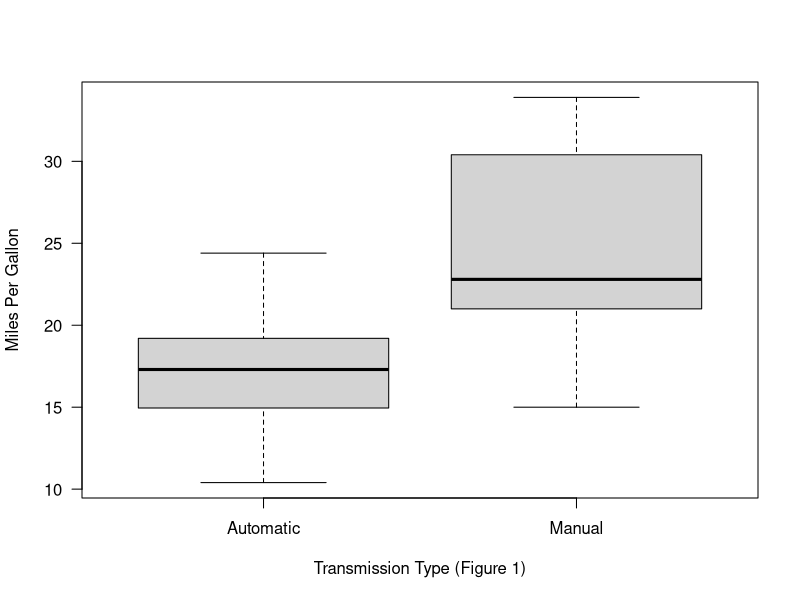
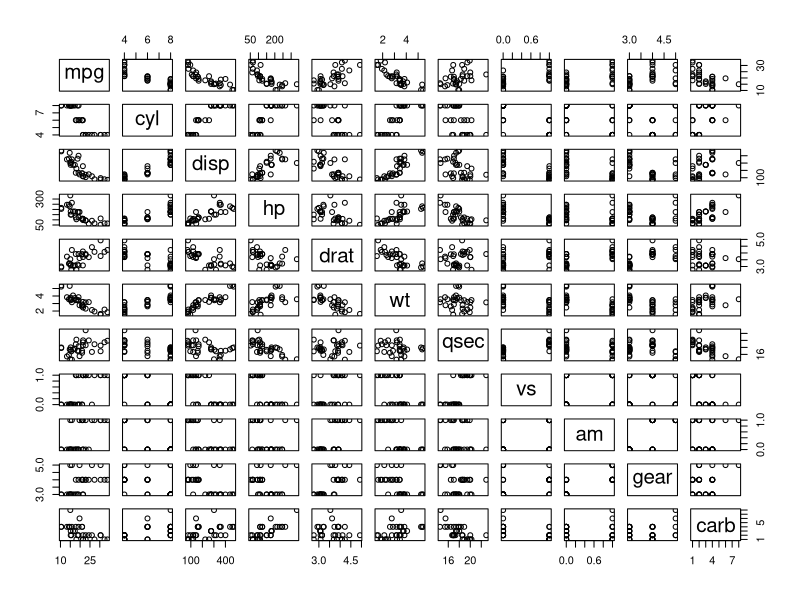

Recreate these plots in R, in order.
## ---- chunk 1
mtcars
## ---- chunk 2
autoCars  <- subset(mtcars,am==0) 
manualCars<- subset(mtcars,am==1)
## ---- chunk 3
boxplot(autoCars$mpg,manualCars$mpg, las = 1, ylab ="Miles Per Gallon", xlab ="Transmission Type (Figure 1)", names=c("Automatic","Manual")) 
## ---- chunk 4
summary(autoCars$mpg)
summary(manualCars$mpg)
## ---- chunk 5
t.test(mtcars$mpg~mtcars$am,var.equal=T)
## ---- chunk 6
plot(mtcars)
